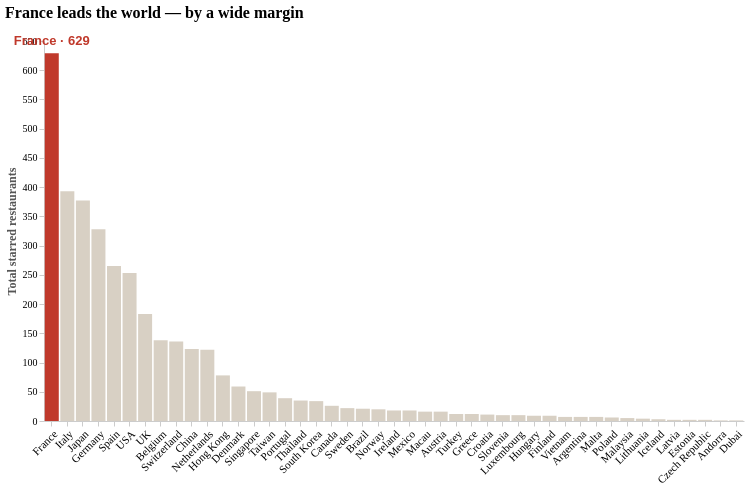

Here is the notebook cell this chart was saved with:
### Code cell
#same chart but france is highlighted

df_sorted = df.sort_values("Total", ascending=False)

base = alt.Chart(df_sorted)

bars = base.mark_bar().encode(
    x=alt.X("Country:N", sort="-y", title=None,
             axis=alt.Axis(labelAngle=-45, labelFontSize=11)),
    y=alt.Y("Total:Q", title="Total starred restaurants"),
    color=alt.condition(
        alt.datum.Country == "France",
        alt.value("#c0392b"),
        alt.value("#d8d0c4")
    ),
    tooltip=[
        alt.Tooltip("Country:N"),
        alt.Tooltip("Total:Q", title="Total stars"),
        alt.Tooltip("1 Star:Q"),
        alt.Tooltip("2 Stars:Q"),
        alt.Tooltip("3 Stars:Q"),
    ]
)

label = base.mark_text(
    dy=-12, fontSize=13, fontWeight="bold", color="#c0392b"
).encode(
    x=alt.X("Country:N", sort="-y"),
    y=alt.Y("Total:Q"),
    text=alt.condition(
        alt.datum.Country == "France",
        alt.value("France · 629"),
        alt.value("")
    )
)

chart = (bars + label).properties(
    width=700, height=380,
    title=alt.TitleParams(
        "France leads the world — by a wide margin",
        fontSize=16, fontWeight="bold", anchor="start", dy=-10
    )
).configure_view(
    strokeWidth=0
).configure_axis(
    grid=False,
    domainColor="#cccccc",
    tickColor="#cccccc",
    labelFont="Georgia, serif",
    titleFont="Georgia, serif",
    titleFontSize=12,
    titleColor="#555555"
).configure_title(
    font="Georgia, serif"
)

chart.show()

### Figure 1 — Vega-Lite specification as saved in the notebook (floating-point values rounded to 4 significant figures)
{"config": {"view": {"continuousWidth": 300, "continuousHeight": 300, "strokeWidth": 0}, "axis": {"domainColor": "#cccccc", "grid": false, "labelFont": "Georgia, serif", "tickColor": "#cccccc", "titleColor": "#555555", "titleFont": "Georgia, serif", "titleFontSize": 12}, "title": {"font": "Georgia, serif"}}, "layer": [{"mark": {"type": "bar"}, "encoding": {"color": {"condition": {"test": "(datum.Country === 'France')", "value": "#c0392b"}, "value": "#d8d0c4"}, "tooltip": [{"field": "Country", "type": "nominal"}, {"field": "Total", "title": "Total stars", "type": "quantitative"}, {"field": "1 Star", "type": "quantitative"}, {"field": "2 Stars", "type": "quantitative"}, {"field": "3 Stars", "type": "quantitative"}], "x": {"axis": {"labelAngle": -45, "labelFontSize": 11}, "field": "Country", "sort": "-y", "title": null, "type": "nominal"}, "y": {"field": "Total", "title": "Total starred restaurants", "type": "quantitative"}}}, {"mark": {"type": "text", "color": "#c0392b", "dy": -12, "fontSize": 13, "fontWeight": "bold"}, "encoding": {"text": {"condition": {"test": "(datum.Country === 'France')", "value": "France · 629"}, "value": ""}, "x": {"field": "Country", "sort": "-y", "type": "nominal"}, "y": {"field": "Total", "type": "quantitative"}}}], "data": {"name": "data-da67f7c5195d738f839b63d692dc249e"}, "height": 380, "title": {"text": "France leads the world — by a wide margin", "anchor": "start", "dy": -10, "fontSize": 16, "fontWeight": "bold"}, "width": 700, "$schema": "https://vega.github.io/schema/vega-lite/v6.1.0.json", "datasets": {"data-da67f7c5195d738f839b63d692dc249e": [{"Region": "Europe", "Country": "France", "1 Star": 533, "2 Stars": 66, "3 Stars": 30, "Total": 629}, {"Region": "Europe", "Country": "Italy", "1 Star": 342, "2 Stars": 38, "3 Stars": 13, "Total": 393}, {"Region": "Asia", "Country": "Japan", "1 Star": 287, "2 Stars": 70, "3 Stars": 20, "Total": 377}, {"Region": "Europe", "Country": "Germany", "1 Star": 280, "2 Stars": 38, "3 Stars": 10, "Total": 328}, {"Region": "Europe", "Country": "Spain", "1 Star": 224, "2 Stars": 26, "3 Stars": 15, "Total": 265}, {"Region": "North America", "Country": "USA", "1 Star": 189, "2 Stars": 51, "3 Stars": 13, "Total": 253}, {"Region": "Europe", "Country": "UK", "1 Star": 158, "2 Stars": 16, "3 Stars": 9, "Total": 183}, {"Region": "Europe", "Country": "Belgium", "1 Star": 126, "2 Stars": 10, "3 Stars": 2, "Total": 138}, {"Region": "Europe", "Country": "Switzerland", "1 Star": 119, "2 Stars": 13, "3 Stars": 4, "Total": 136}, {"Region": "Asia", "Country": "China", "1 Star": 102, "2 Stars": 16, "3 Stars": 5, "Total": 123}, {"Region": "Europe", "Country": "Netherlands", "1 Star": 110, "2 Stars": 11, "3 Stars": 1, "Total": 122}, {"Region": "Asia", "Country": "Hong Kong", "1 Star": 51, "2 Stars": 18, "3 Stars": 9, "Total": 78}, {"Region": "Europe", "Country": "Denmark", "1 Star": 34, "2 Stars": 17, "3 Stars": 8, "Total": 59}, {"Region": "Asia", "Country": "Singapore", "1 Star": 42, "2 Stars": 6, "3 Stars": 3, "Total": 51}, {"Region": "Asia", "Country": "Taiwan", "1 Star": 36, "2 Stars": 10, "3 Stars": 3, "Total": 49}, {"Region": "Europe", "Country": "Portugal", "1 Star": 31, "2 Stars": 8, "3 Stars": 0, "Total": 39}, {"Region": "Asia", "Country": "Thailand", "1 Star": 28, "2 Stars": 5, "3 Stars": 2, "Total": 35}, {"Region": "Asia", "Country": "South Korea", "1 Star": 25, "2 Stars": 8, "3 Stars": 1, "Total": 34}, {"Region": "North America", "Country": "Canada", "1 Star": 24, "2 Stars": 2, "3 Stars": 0, "Total": 26}, {"Region": "Europe", "Country": "Sweden", "1 Star": 17, "2 Stars": 4, "3 Stars": 1, "Total": 22}, {"Region": "South America", "Country": "Brazil", "1 Star": 15, "2 Stars": 6, "3 Stars": 0, "Total": 21}, {"Region": "Europe", "Country": "Norway", "1 Star": 14, "2 Stars": 4, "3 Stars": 2, "Total": 20}, {"Region": "Europe", "Country": "Ireland", "1 Star": 14, "2 Stars": 4, "3 Stars": 0, "Total": 18}, {"Region": "North America", "Country": "Mexico", "1 Star": 16, "2 Stars": 2, "3 Stars": 0, "Total": 18}, {"Region": "Asia", "Country": "Macau", "1 Star": 6, "2 Stars": 7, "3 Stars": 3, "Total": 16}, {"Region": "Europe", "Country": "Austria", "1 Star": 11, "2 Stars": 3, "3 Stars": 2, "Total": 16}, {"Region": "Europe", "Country": "Turkey", "1 Star": 10, "2 Stars": 2, "3 Stars": 0, "Total": 12}, {"Region": "Europe", "Country": "Greece", "1 Star": 10, "2 Stars": 2, "3 Stars": 0, "Total": 12}, {"Region": "Europe", "Country": "Croatia", "1 Star": 11, "2 Stars": 0, "3 Stars": 0, "Total": 11}, {"Region": "Europe", "Country": "Slovenia", "1 Star": 9, "2 Stars": 0, "3 Stars": 1, "Total": 10}, {"Region": "Europe", "Country": "Luxembourg", "1 Star": 10, "2 Stars": 0, "3 Stars": 0, "Total": 10}, {"Region": "Europe", "Country": "Hungary", "1 Star": 7, "2 Stars": 2, "3 Stars": 0, "Total": 9}, {"Region": "Europe", "Country": "Finland", "1 Star": 8, "2 Stars": 1, "3 Stars": 0, "Total": 9}, {"Region": "Asia", "Country": "Vietnam", "1 Star": 7, "2 Stars": 0, "3 Stars": 0, "Total": 7}, {"Region": "South America", "Country": "Argentina", "1 Star": 6, "2 Stars": 1, "3 Stars": 0, "Total": 7}, {"Region": "Europe", "Country": "Malta", "1 Star": 7, "2 Stars": 0, "3 Stars": 0, "Total": 7}, {"Region": "Europe", "Country": "Poland", "1 Star": 6, "2 Stars": 0, "3 Stars": 0, "Total": 6}, {"Region": "Asia", "Country": "Malaysia", "1 Star": 5, "2 Stars": 0, "3 Stars": 0, "Total": 5}, {"Region": "Europe", "Country": "Lithuania", "1 Star": 4, "2 Stars": 0, "3 Stars": 0, "Total": 4}, {"Region": "Europe", "Country": "Iceland", "1 Star": 3, "2 Stars": 0, "3 Stars": 0, "Total": 3}, {"Region": "Europe", "Country": "Latvia", "1 Star": 2, "2 Stars": 0, "3 Stars": 0, "Total": 2}, {"Region": "Europe", "Country": "Estonia", "1 Star": 2, "2 Stars": 0, "3 Stars": 0, "Total": 2}, {"Region": "Europe", "Country": "Czech Republic", "1 Star": 2, "2 Stars": 0, "3 Stars": 0, "Total": 2}, {"Region": "Europe", "Country": "Andorra", "1 Star": 1, "2 Stars": 0, "3 Stars": 0, "Total": 1}, {"Region": "Asia", "Country": "Dubai", "1 Star": 0, "2 Stars": 1, "3 Stars": 0, "Total": 1}]}}
